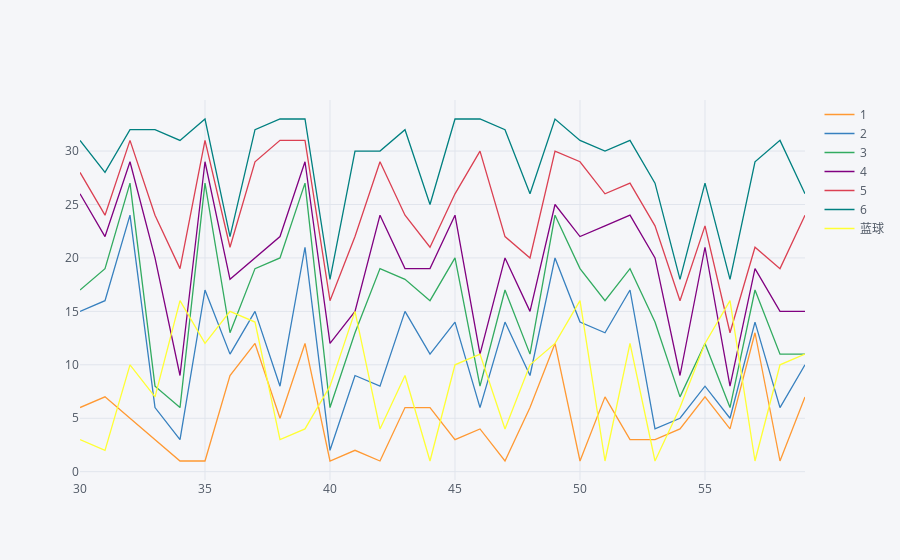

The notebook cell saved with this chart:
### Code cell
df.iloc[30:60, 1:8].iplot(kind='lines')

### Figure 1 — Plotly figure (JSON) as saved in the notebook; plotly's stock layout.template omitted (floating-point values rounded to 4 significant figures)
{"data": [{"line": {"color": "rgba(255, 153, 51, 1.0)", "dash": "solid", "shape": "linear", "width": 1.3}, "mode": "lines", "name": "1", "text": "", "type": "scatter", "uid": "9d944d5b-c9a0-4ab9-8bb5-fb25ca6e6b51", "x": [30, 31, 32, 33, 34, 35, 36, 37, 38, 39, 40, 41, 42, 43, 44, 45, 46, 47, 48, 49, 50, 51, 52, 53, 54, 55, 56, 57, 58, 59], "y": [6, 7, 5, 3, 1, 1, 9, 12, 5, 12, 1, 2, 1, 6, 6, 3, 4, 1, 6, 12, 1, 7, 3, 3, 4, 7, 4, 13, 1, 7]}, {"line": {"color": "rgba(55, 128, 191, 1.0)", "dash": "solid", "shape": "linear", "width": 1.3}, "mode": "lines", "name": "2", "text": "", "type": "scatter", "uid": "67007c3a-5118-496e-a0ba-cad96dc389d3", "x": [30, 31, 32, 33, 34, 35, 36, 37, 38, 39, 40, 41, 42, 43, 44, 45, 46, 47, 48, 49, 50, 51, 52, 53, 54, 55, 56, 57, 58, 59], "y": [15, 16, 24, 6, 3, 17, 11, 15, 8, 21, 2, 9, 8, 15, 11, 14, 6, 14, 9, 20, 14, 13, 17, 4, 5, 8, 5, 14, 6, 10]}, {"line": {"color": "rgba(50, 171, 96, 1.0)", "dash": "solid", "shape": "linear", "width": 1.3}, "mode": "lines", "name": "3", "text": "", "type": "scatter", "uid": "f07a6758-9155-4c4e-929e-9437e2d93047", "x": [30, 31, 32, 33, 34, 35, 36, 37, 38, 39, 40, 41, 42, 43, 44, 45, 46, 47, 48, 49, 50, 51, 52, 53, 54, 55, 56, 57, 58, 59], "y": [17, 19, 27, 8, 6, 27, 13, 19, 20, 27, 6, 13, 19, 18, 16, 20, 8, 17, 11, 24, 19, 16, 19, 14, 7, 12, 6, 17, 11, 11]}, {"line": {"color": "rgba(128, 0, 128, 1.0)", "dash": "solid", "shape": "linear", "width": 1.3}, "mode": "lines", "name": "4", "text": "", "type": "scatter", "uid": "3addc565-e563-43a1-9102-9265fc137153", "x": [30, 31, 32, 33, 34, 35, 36, 37, 38, 39, 40, 41, 42, 43, 44, 45, 46, 47, 48, 49, 50, 51, 52, 53, 54, 55, 56, 57, 58, 59], "y": [26, 22, 29, 20, 9, 29, 18, 20, 22, 29, 12, 15, 24, 19, 19, 24, 11, 20, 15, 25, 22, 23, 24, 20, 9, 21, 8, 19, 15, 15]}, {"line": {"color": "rgba(219, 64, 82, 1.0)", "dash": "solid", "shape": "linear", "width": 1.3}, "mode": "lines", "name": "5", "text": "", "type": "scatter", "uid": "57d0404c-317f-4fd5-b956-c6e1495644bd", "x": [30, 31, 32, 33, 34, 35, 36, 37, 38, 39, 40, 41, 42, 43, 44, 45, 46, 47, 48, 49, 50, 51, 52, 53, 54, 55, 56, 57, 58, 59], "y": [28, 24, 31, 24, 19, 31, 21, 29, 31, 31, 16, 22, 29, 24, 21, 26, 30, 22, 20, 30, 29, 26, 27, 23, 16, 23, 13, 21, 19, 24]}, {"line": {"color": "rgba(0, 128, 128, 1.0)", "dash": "solid", "shape": "linear", "width": 1.3}, "mode": "lines", "name": "6", "text": "", "type": "scatter", "uid": "4aa7d019-e2f8-45c6-9215-ed1402a18e9f", "x": [30, 31, 32, 33, 34, 35, 36, 37, 38, 39, 40, 41, 42, 43, 44, 45, 46, 47, 48, 49, 50, 51, 52, 53, 54, 55, 56, 57, 58, 59], "y": [31, 28, 32, 32, 31, 33, 22, 32, 33, 33, 18, 30, 30, 32, 25, 33, 33, 32, 26, 33, 31, 30, 31, 27, 18, 27, 18, 29, 31, 26]}, {"line": {"color": "rgba(255, 255, 51, 1.0)", "dash": "solid", "shape": "linear", "width": 1.3}, "mode": "lines", "name": "蓝球", "text": "", "type": "scatter", "uid": "7afc20b6-cf13-496c-a9ec-e03e5a33140e", "x": [30, 31, 32, 33, 34, 35, 36, 37, 38, 39, 40, 41, 42, 43, 44, 45, 46, 47, 48, 49, 50, 51, 52, 53, 54, 55, 56, 57, 58, 59], "y": [3, 2, 10, 7, 16, 12, 15, 14, 3, 4, 8, 15, 4, 9, 1, 10, 11, 4, 10, 12, 16, 1, 12, 1, 6, 12, 16, 1, 10, 11]}], "layout": {"legend": {"bgcolor": "#F5F6F9", "font": {"color": "#4D5663"}}, "paper_bgcolor": "#F5F6F9", "plot_bgcolor": "#F5F6F9", "title": {"font": {"color": "#4D5663"}}, "xaxis": {"gridcolor": "#E1E5ED", "showgrid": true, "tickfont": {"color": "#4D5663"}, "title": {"font": {"color": "#4D5663"}, "text": ""}, "zerolinecolor": "#E1E5ED"}, "yaxis": {"gridcolor": "#E1E5ED", "showgrid": true, "tickfont": {"color": "#4D5663"}, "title": {"font": {"color": "#4D5663"}, "text": ""}, "zerolinecolor": "#E1E5ED"}}}
